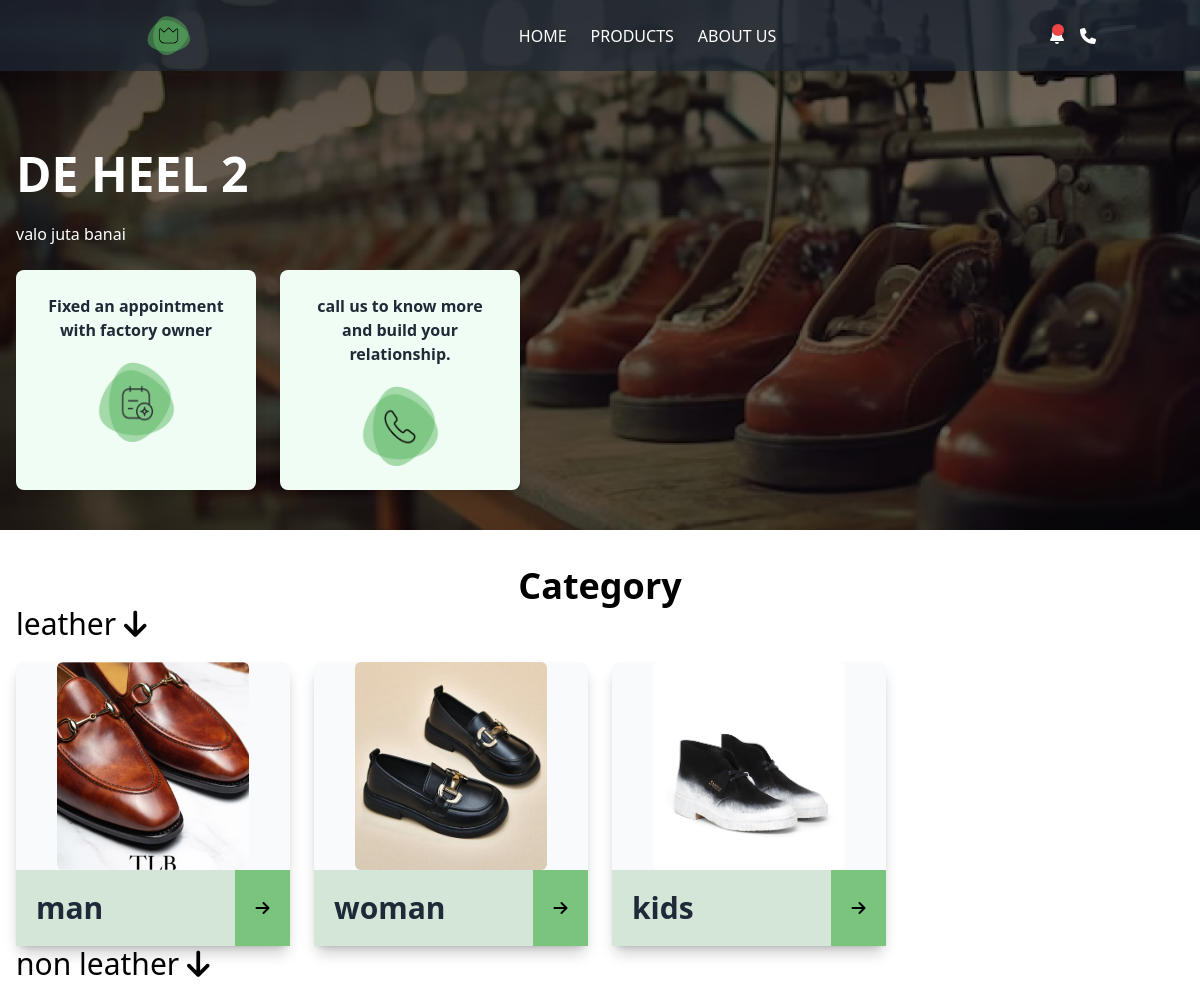
The app's page / (upper part), older data.
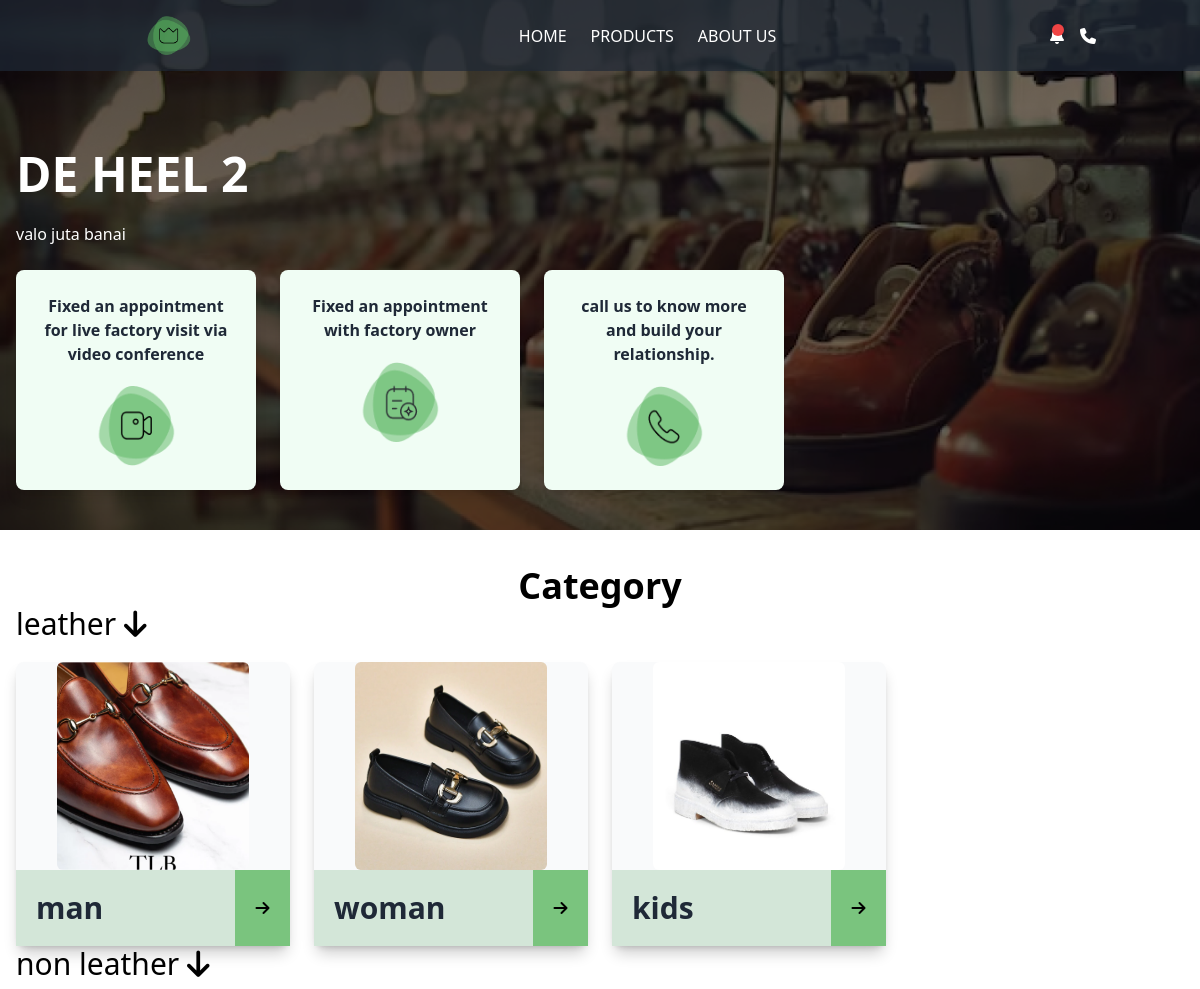
The same page, newer data.
### home/models.py (models this page shows, shortened)
class CategoryLevel1(models.Model):
    name = models.CharField(max_length=100, verbose_name="Category Level 1")

class CategoryLevel2(models.Model):
    parent = models.ForeignKey(CategoryLevel1, on_delete=models.CASCADE, related_name='level2_categories', verbose_name="Parent Category (Level 1)")
    name = models.CharField(max_length=100, verbose_name="Category Level 2")
    image = models.ImageField(blank=True, null=True, upload_to='products/', verbose_name="Product Image")

class VideoConference(models.Model):
    title = models.CharField(max_length=100)
    url = models.URLField()

### home/views.py (the view)
# urls.py: path('', home, name='home'),
def home(request):
    banner = BannerModel.objects.last()
    strengths = Strength.objects.all()
    carousel_images = CarouselImage.objects.all()
    branches = Branch.objects.all()
    gallery_images = ImageGallery.objects.all()
    video_section = VideoSection.objects.last()
    level1_categories = CategoryLevel1.objects.prefetch_related('level2_categories__level3_categories')
    products = Product.objects.order_by('-id')
    category_level1 = request.GET.get('category_level1')
    category_level2 = request.GET.get('category_level2')
    category_level3 = request.GET.get('category_level3')
    category_all = request.GET.get('category')
    if category_all == "all":
        pass
    elif category_level3:
        products = products.filter(category_id=category_level3)
    elif category_level2:
        products = products.filter(category__parent_id=category_level2)
    elif category_level1:
        products = products.filter(category__parent__parent_id=category_level1)
    category_level1_list = CategoryLevel1.objects.prefetch_related('level2_categories').all()
    latest_products = Product.objects.filter(latest=True)
    footer = Footer.objects.first()
    footer_links = FooterLink.objects.all()
    contact_us = ContactUs.objects.first()
    new_appointments = Appointment.objects.filter(viewed=False).order_by('-calendar')[:5]
    has_new_appointments = new_appointments.exists()
    video_conferences = VideoConference.objects.all()
    context = {
        'banner': banner,
        'carousel_images': carousel_images,
        'branches': branches,
        'gallery_images': gallery_images,
        'video_section': video_section,
        'strengths': strengths,
        "category_level1_list": category_level1_list,
        'latest_products': latest_products,
        'footer': footer,
        'footer_links': footer_links,
        'contact_us': contact_us,
        'new_appointments': new_appointments,
        'has_new_appointments': has_new_appointments,
        'video_conferences': video_conferences,
        'level1_categories': level1_categories,
        'products': products,
    }
    return render(request, 'home.html', context)

### home/models.py (called while the page is built)
    @property
    def embed_url(self):
        if self.video_link:
            match = re.search(r'(?:v=|\/embed\/|\/watch\?v=|\/)([a-zA-Z0-9_-]{11})', self.video_link)
            if match:
                video_id = match.group(1)
                return f"https://www.youtube.com/embed/{video_id}"
        return None

### home/templates/home.html (shortened to what the changed rows need)
{% load static %}
<!DOCTYPE html>
<html lang="en">
<head>
  <script src="https://cdn.tailwindcss.com"></script>
  <link rel="stylesheet" href="https://cdnjs.cloudflare.com/ajax/libs/font-awesome/6.5.0/css/all.min.css">
  <link rel="stylesheet" href="https://unpkg.com/swiper/swiper-bundle.min.css">
</head>
<body class="relative">
  <section class="relative bg-cover bg-center h-auto" style="background-image: url('{{ banner.image.url }}');">
    <div class="relative z-10 flex flex-col justify-start max-w-[1500px] mx-auto text-white h-full space-y-6 px-4">
      <h2 class="text-3xl md:text-5xl font-bold uppercase mt-[150px]">{{ banner.title }}</h2>
      <div class="grid grid-cols-1 md:grid-cols-3 gap-6 max-w-3xl w-full mt-6 mb-5">
        {% for conference in video_conferences %}
        <a href="{{ conference.url }}" target="_blank">
            <div class="flex flex-col h-[150px] md:h-[220px] mb-10 p-6 bg-green-50 rounded-lg shadow-lg">
                <p class="text-gray-800 text-xs md:text-base text-center font-semibold">
                    {{ conference.title }}
                </p>
                <img src="{% static 'assets/gp1.png' %}" class="w-[80px] mt-5 h-[80px] mx-auto" />
            </div>
        </a>
        {% endfor %}
      </div>
    </div>
  </section>
  <main class="mx-auto p-4">
    <div class="max-w-[1200px] mx-auto justify-center items-center">
      <h1 class="text-4xl font-bold text-center mt-5">Category</h1>
      {% for category_level1 in category_level1_list %}
        <p class="text-3xl mb-5">{{ category_level1.name }} <i class="fa fa-arrow-down"></i></p>
        <div class="grid grid-cols-1 sm:grid-cols-2 md:grid-cols-3 lg:grid-cols-4 gap-6">
          {% for category_level2 in category_level1.level2_categories.all %}
            <div class="flex flex-col items-center bg-gray-50 rounded-lg shadow-lg shadow-black/20">
              <img
                src="{{ category_level2.image.url }}"
                alt="{{ category_level2.name }}"
                class="w-48 h-52 object-cover rounded-md"
              />
              <div class="grid grid-cols-10 w-full">
                <div class="col-span-8 flex bg-[#D3E6D8] p-5">
                  <p class="text-center text-3xl font-semibold text-gray-800">{{ category_level2.name }}</p>
                </div>
                <div class="col-span-2 flex items-center justify-center bg-[#7AC47E] p-5">
                  <a href="{% url 'product' %}?category_level2={{ category_level2.id }}">
                    <i class="fa-solid text-center fa-arrow-right"></i>
                  </a>
                </div>
              </div>
            </div>
          {% endfor %}
        </div>
      {% endfor %}
    </div>
  </main>
</body>
</html>

Row changes from the older to the newer data that the page shows:
added VideoConference: title "Fixed an appointment for live factory visit via video conference"
